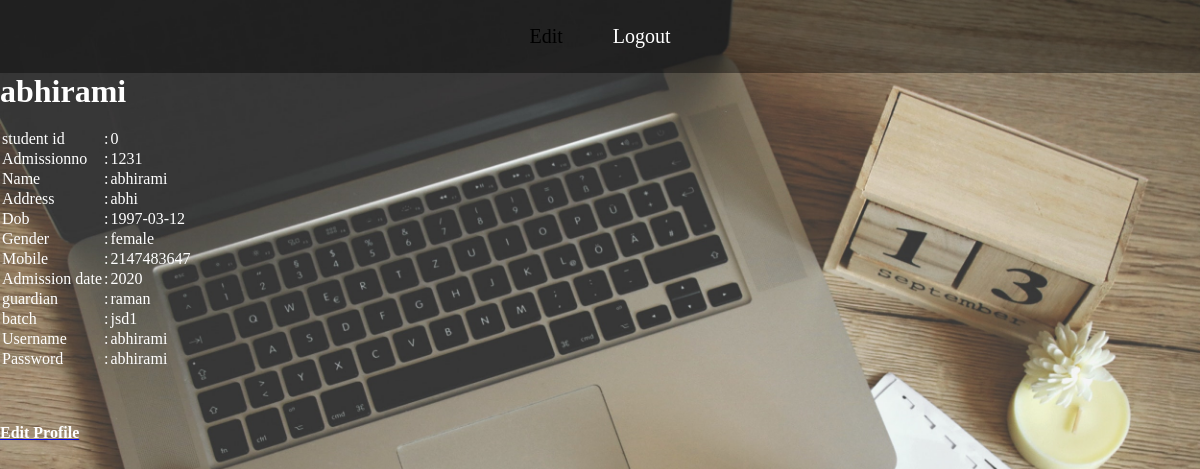
Screenshot of /stud_view_profile.php (signed in) with the database file from the repository.
### tables this page shows
CREATE TABLE `std_register` (
  `stdid` int(11) NOT NULL,
  `admno` int(11) NOT NULL,
  `name` varchar(20) NOT NULL,
  `address` varchar(20) NOT NULL,
  `dob` date NOT NULL,
  `gender` varchar(20) NOT NULL,
  `mobile` int(11) NOT NULL,
  `admdate` int(11) NOT NULL,
  `guardian` varchar(20) NOT NULL,
  `batch` varchar(10) NOT NULL,
  `username` varchar(20) NOT NULL,
  `password` varchar(20) NOT NULL
);

### stud_view_profile.php (the view, shortened to what this page needs)
<!DOCTYPE html>
<html>
<head>
<link rel="stylesheet" href="css/style3.css">
</head>
<body class="b1">
<div class="navbar">
<ul>
<li>Edit
</li>
<li><a href="logout.php">Logout</a></li>
</ul>
</div>
			<form>
				<?php
						require_once ("connect.php");
						$var=$_SESSION['stdid'];
						$sql="select * from std_register where stdid=$var";
						$result=mysqli_query($conn,$sql);
						while($row=mysqli_fetch_assoc($result))
						{
					?>
			    <h1><font color="white"><?php echo $row['name'];?></h1><br></font>
<div class="c">
<table>
    <tr>
        <td>student id </td><td>:</td><td><?php echo $row['stdid'];?></td>
    </tr>
	<tr>
        <td>Admissionno </td><td>:</td><td><?php echo $row['admno'];?></td>
    </tr>
    <tr>
        <td>Name</td><td>:</td><td><?php echo $row['name'];?></td>
    </tr>
    <tr>
        <td>Address</td><td>:</td><td><?php echo $row['address'];?></td>
    </tr>
    <tr>
        <td>Dob</td><td>:</td><td><?php echo $row['dob'];?></td>
    </tr>
    <tr>
        <td>Gender</td><td>:</td><td><?php echo $row['gender'];?></td>
    </tr>
        <td>Mobile</td><td>:</td><td><?php echo $row['mobile'];?></td>
	<tr>
        <td>Admission date</td><td>:</td><td><?php echo $row['admdate'];?></td>
    </tr>
	<tr>
        <td>guardian</td><td>:</td><td><?php echo $row['guardian'];?></td>
    </tr>
	<tr>
        <td>batch</td><td>:</td><td><?php echo $row['batch'];?></td>
    </tr>
	<tr>
        <td>Username</td><td>:</td><td><?php echo $row['username'];?></td>
    </tr>
    <tr>
        <td>Password</td><td>:</td><td><?php echo $row['password'];?></td>
    </tr>
</table>
</div>
<?php
								}
							?>
<br><br><br>
<a href="stud_editprofile.php"><font color="white"><b>Edit Profile</a></font></b>
</form>
	</body>
</html>

### css/style3.css (style rules this page uses)
* { margin:0px; padding:0px; box-sizing:border-box; }
.b1 { background-image: url(../img/1.jpg); background-size:cover; }
.navbar { text-align:center; width:100%; background-color:rgba(0,0,0,0.4); }
.navbar ul { list-style-type:none; display :inline-flex; }
.navbar ul li { width:120 px; padding:20px; font-size:20px; border-radius:20px; margin:5px; }
.navbar ul li a { color : white; text-decoration: none; }
.c { color:white; }

### rows the page displays
std_register: name "abhirami", stdid "0", admno "1231", address "abhi", dob "1997-03-12", gender "female", mobile "2147483647", admdate "2020", guardian "raman", batch "jsd1", username "abhirami", password "abhirami"
